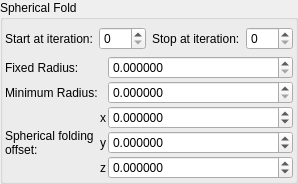
    <widget class="QGroupBox" name="groupBox_2">
     <property name="title">
      <string>Spherical Fold</string>
     </property>
     <layout class="QVBoxLayout" name="verticalLayout_5">
      <property name="leftMargin">
       <number>2</number>
      </property>
      <property name="topMargin">
       <number>2</number>
      </property>
      <property name="rightMargin">
       <number>2</number>
      </property>
      <property name="bottomMargin">
       <number>2</number>
      </property>
      <item>
       <layout class="QGridLayout" name="gridLayout_9">
        <property name="topMargin">
         <number>5</number>
        </property>
        <item row="0" column="0">
         <widget class="QLabel" name="label_65">
          <property name="text">
           <string>Start at iteration:</string>
          </property>
         </widget>
        </item>
        <item row="0" column="2">
         <widget class="QLabel" name="label_46">
          <property name="text">
           <string>Stop at iteration:</string>
          </property>
         </widget>
        </item>
        <item row="0" column="1">
         <widget class="MySpinBox" name="spinboxInt_transf_start_iterations_B">
          <property name="sizePolicy">
           <sizepolicy hsizetype="Minimum" vsizetype="Maximum">
            <horstretch>0</horstretch>
            <verstretch>0</verstretch>
           </sizepolicy>
          </property>
          <property name="minimum">
           <number>0</number>
          </property>
          <property name="maximum">
           <number>999</number>
          </property>
          <property name="value">
           <number>0</number>
          </property>
         </widget>
        </item>
        <item row="0" column="3">
         <widget class="MySpinBox" name="spinboxInt_transf_stop_iterations_B">
          <property name="sizePolicy">
           <sizepolicy hsizetype="Preferred" vsizetype="Maximum">
            <horstretch>0</horstretch>
            <verstretch>0</verstretch>
           </sizepolicy>
          </property>
          <property name="maximum">
           <number>999</number>
          </property>
         </widget>
        </item>
       </layout>
      </item>
      <item>
       <layout class="QGridLayout" name="gridLayout_15" columnstretch="0,0,1">
        <property name="spacing">
         <number>2</number>
        </property>
        <item row="2" column="0" rowspan="3">
         <widget class="QLabel" name="label_12">
          <property name="text">
           <string>Spherical folding
offset:</string>
          </property>
         </widget>
        </item>
        <item row="0" column="2">
         <widget class="MyDoubleSpinBox" name="spinbox_mandelbox_folding_fixed_radius">
          <property name="sizePolicy">
           <sizepolicy hsizetype="Minimum" vsizetype="Maximum">
            <horstretch>0</horstretch>
            <verstretch>0</verstretch>
           </sizepolicy>
          </property>
          <property name="prefix">
           <string/>
          </property>
          <property name="suffix">
           <string/>
          </property>
          <property name="decimals">
           <number>6</number>
          </property>
          <property name="maximum">
           <double>100.000000000000000</double>
          </property>
          <property name="singleStep">
           <double>0.100000000000000</double>
          </property>
         </widget>
        </item>
        <item row="1" column="2">
         <widget class="MyDoubleSpinBox" name="spinbox_mandelbox_folding_min_radius">
          <property name="sizePolicy">
           <sizepolicy hsizetype="Minimum" vsizetype="Maximum">
            <horstretch>0</horstretch>
            <verstretch>0</verstretch>
           </sizepolicy>
          </property>
          <property name="prefix">
           <string/>
          </property>
          <property name="suffix">
           <string/>
          </property>
          <property name="decimals">
           <number>6</number>
          </property>
          <property name="maximum">
           <double>100.000000000000000</double>
          </property>
          <property name="singleStep">
           <double>0.100000000000000</double>
          </property>
         </widget>
        </item>
        <item row="0" column="0">
         <widget class="QLabel" name="label_5">
          <property name="text">
           <string>Fixed Radius:</string>
          </property>
         </widget>
        </item>
        <item row="1" column="0">
         <widget class="QLabel" name="label_47">
          <property name="text">
           <string>Minimum Radius:</string>
          </property>
         </widget>
        </item>
        <item row="2" column="2">
         <widget class="MyDoubleSpinBox" name="spinbox3_mandelbox_offset_x">
          <property name="sizePolicy">
           <sizepolicy hsizetype="Minimum" vsizetype="Maximum">
            <horstretch>0</horstretch>
            <verstretch>0</verstretch>
           </sizepolicy>
          </property>
          <property name="prefix">
           <string/>
          </property>
          <property name="suffix">
           <string/>
          </property>
          <property name="decimals">
           <number>6</number>
          </property>
          <property name="minimum">
           <double>-100.000000000000000</double>
          </property>
          <property name="maximum">
           <double>100.000000000000000</double>
          </property>
          <property name="singleStep">
           <double>0.100000000000000</double>
          </property>
         </widget>
        </item>
        <item row="3" column="1">
         <widget class="QLabel" name="label_116">
          <property name="sizePolicy">
           <sizepolicy hsizetype="Preferred" vsizetype="Preferred">
            <horstretch>0</horstretch>
            <verstretch>0</verstretch>
           </sizepolicy>
          </property>
          <property name="text">
           <string notr="true">y</string>
          </property>
          <property name="alignment">
           <set>Qt::AlignRight|Qt::AlignTrailing|Qt::AlignVCenter</set>
          </property>
         </widget>
        </item>
        <item row="4" column="1">
         <widget class="QLabel" name="label_117">
          <property name="sizePolicy">
           <sizepolicy hsizetype="Preferred" vsizetype="Preferred">
            <horstretch>0</horstretch>
            <verstretch>0</verstretch>
           </sizepolicy>
          </property>
          <property name="text">
           <string notr="true">z</string>
          </property>
          <property name="alignment">
           <set>Qt::AlignRight|Qt::AlignTrailing|Qt::AlignVCenter</set>
          </property>
         </widget>
        </item>
        <item row="3" column="2">
         <widget class="MyDoubleSpinBox" name="spinbox3_mandelbox_offset_y">
          <property name="sizePolicy">
           <sizepolicy hsizetype="Minimum" vsizetype="Maximum">
            <horstretch>0</horstretch>
            <verstretch>0</verstretch>
           </sizepolicy>
          </property>
          <property name="prefix">
           <string/>
          </property>
          <property name="suffix">
           <string/>
          </property>
          <property name="decimals">
           <number>6</number>
          </property>
          <property name="minimum">
           <double>-100.000000000000000</double>
          </property>
          <property name="maximum">
           <double>100.000000000000000</double>
          </property>
          <property name="singleStep">
           <double>0.100000000000000</double>
          </property>
         </widget>
        </item>
        <item row="4" column="2">
         <widget class="MyDoubleSpinBox" name="spinbox3_mandelbox_offset_z">
          <property name="sizePolicy">
           <sizepolicy hsizetype="Minimum" vsizetype="Maximum">
            <horstretch>0</horstretch>
            <verstretch>0</verstretch>
           </sizepolicy>
          </property>
          <property name="prefix">
           <string/>
          </property>
          <property name="suffix">
           <string/>
          </property>
          <property name="decimals">
           <number>6</number>
          </property>
          <property name="minimum">
           <double>-100.000000000000000</double>
          </property>
          <property name="maximum">
           <double>100.000000000000000</double>
          </property>
          <property name="singleStep">
           <double>0.100000000000000</double>
          </property>
         </widget>
        </item>
        <item row="2" column="1">
         <widget class="QLabel" name="label_115">
          <property name="sizePolicy">
           <sizepolicy hsizetype="Preferred" vsizetype="Preferred">
            <horstretch>0</horstretch>
            <verstretch>0</verstretch>
           </sizepolicy>
          </property>
          <property name="text">
           <string notr="true">x</string>
          </property>
          <property name="alignment">
           <set>Qt::AlignRight|Qt::AlignTrailing|Qt::AlignVCenter</set>
          </property>
         </widget>
        </item>
       </layout>
      </item>
     </layout>
    </widget>
